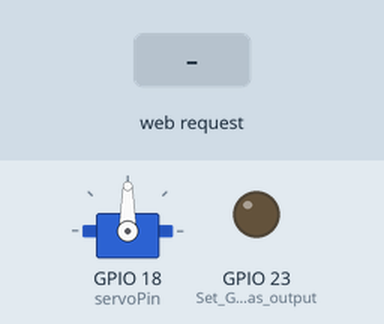
This sketch was run on a simulated ESP32. Parts: servo, output pins drawn as LEDs (lit = HIGH). The inputs (shaded band) are chosen by the test bench. WiFi joins after 1.5 s; servers stay silent unless stated; what the sketch prints to the serial monitor is not drawn.

Above: at 2.7 s.
2.8 s: HTTP request GET /turnled_on received
At 3.6 s:
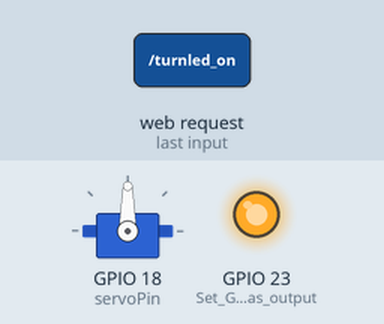
4.3 s: HTTP request GET /on received
At 4.8 s:
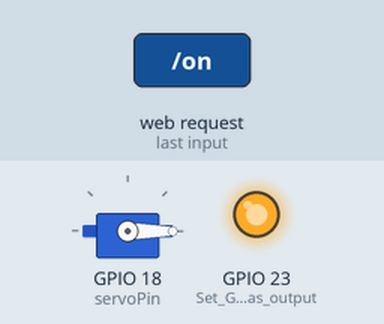
5.8 s: HTTP request GET /turnled_off received
At 7.0 s:
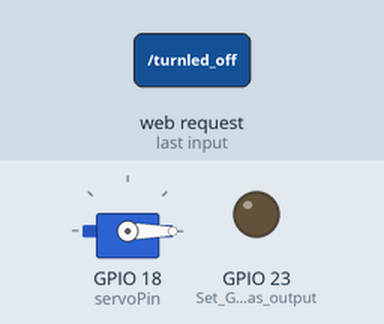
7.3 s: HTTP request GET /angle180 received
At 8.1 s:
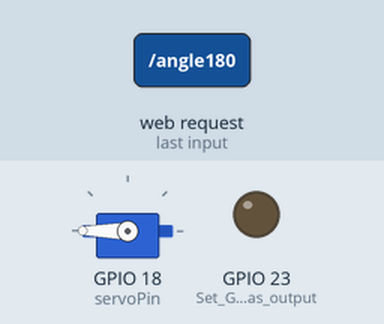
9.8 s: HTTP request GET /turnled_on?value=1 received
At 10.1 s:
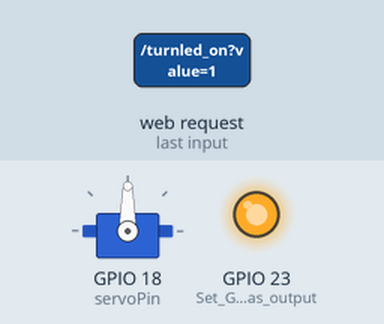
11.3 s: HTTP request GET /angle180?value=1 received
At 12.1 s:
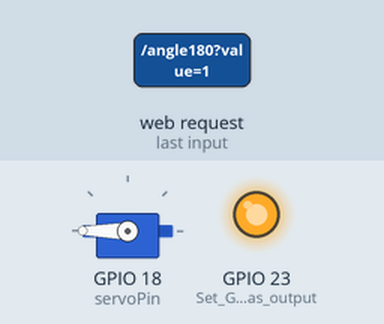
Timing chart, 0 to 14.3 s (numbered marks = the images above; inputs shaded):
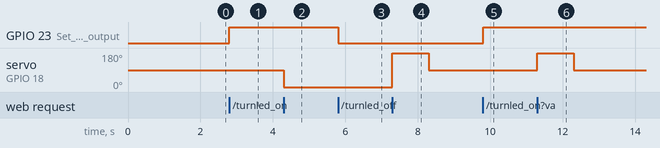

The sketch:

controller_servomoteur.ino
```cpp
#include <WiFi.h>
#include <WebServer.h>
#include <ESP32Servo.h>

// Wi-Fi credentials
const char* ssid = "";
const char* password = "";

// Create server on port 80
WebServer server(80);

// Servo setup
Servo myServo;
const int servoPin = 18; // Connect signal wire here
int currentAngle = 0;

// Web page
const char* webpage = R"rawliteral(
<!DOCTYPE html>
<html>
<head>
  <title>ESP32 Servo Control</title>
  <style>
    body { background-color: black; color: white; text-align: center; padding-top: 50px; }
    .button {
      padding: 20px 40px;
      font-size: 24px;
      background-color: #E2AC0D;
      color: white;
      border: none;
      border-radius: 8px;
      cursor: pointer;
      margin: 10px;
    }
    #statusBox {
      margin-top: 30px;
      font-size: 20px;
      color: #00FF00;
    }
  </style>
</head>
<body>
  <h1>Servo Control Panel</h1>
  <button class="button" onclick="location.href='/on'">TURN ON</button>
  <button class="button" onclick="location.href='/off'">TURN OFF</button>
  <button class="button" onclick="location.href='/turnled_on'">turn on led</button>
  <button class="button" onclick="location.href='/turnled_off'">turn off led</button>
  <br><br>
  <input type="range" min="0" max="180" value="90" id="angleSlider" oninput="updateAngle(this.value)">
  <p>Angle: <span id="angleValue">90</span>°</p>
  <br><br>
  <button class="button" onclick="location.href='/angle180'">angle180</button>

<script>
  function updateAngle(val) {
    document.getElementById("angleValue").innerText = val;
    fetch("/setAngle?value=" + val);
  }
</script>

  <div id="statusBox">
    <p>Servo Angle: <span id="angle">--</span>°</p>
    <p>LED Status: <span id="led">--</span></p>
  </div>

  <script>
    function updateStatus() {
      fetch('/status')
        .then(response => response.json())
        .then(data => {
          document.getElementById("angle").textContent = data.angle;
          document.getElementById("led").textContent = data.led == 1 ? "ON" : "OFF";
        });
    }
    setInterval(updateStatus, 1000); // Refresh every 1 second
    updateStatus(); // Initial call
  </script>
</body>
</html>
)rawliteral";


// Route handlers
void handleRoot() {
  server.send(200, "text/html", webpage);
}

void handleOn() {
  myServo.write(0);  // Move to 0 degrees
  currentAngle = 0;
  Serial.println("Turn ON: Servo moved to 0°");
  server.send(200, "text/html", webpage);
}

void handleOff() {
  myServo.write(90);   // Move to 90 degrees
  currentAngle = 90;
  Serial.println("Turn OFF: Servo moved to 90°");
  server.send(200, "text/html", /*"<h1>Turned OFF (0°)</h1><a href='/'>Back</a>"*/ webpage);
}

void handleStatus() {
  String json = "{";
  json += "\"angle\":" + String(currentAngle) + ",";
  json += "\"led\":" + String(digitalRead(23));
  json += "}";
  server.send(200, "application/json", json);
}


void ledon(){
  digitalWrite(23, HIGH); // Turn LED ON
  Serial.println("led Turn ON");
  server.send(200, "text/html", /*"<h1>Turned OFF (0°)</h1><a href='/'>Back</a>"*/ webpage);
}
void ledoff(){
  digitalWrite(23, LOW); // Turn LED ON
  Serial.println("led Turn OFF");
  server.send(200, "text/html", /*"<h1>Turned OFF (0°)</h1><a href='/'>Back</a>"*/ webpage);
}
// slider mt3 servomoteur
void handleSetAngle() {
  if (server.hasArg("value")) {
    int angle = server.arg("value").toInt();
    angle = constrain(angle, 0, 180);
    myServo.write(angle);
    currentAngle = angle;
    Serial.printf("Servo angle set to %d°\n", angle);
  }
  server.send(200, "text/plain", "OK");
}

void turn180() {
  myServo.write(180); // Move to 180°
  delay(1000);
  myServo.write(90);  // Revenir à 90°
  currentAngle = 90;  // Mettre à jour l'angle
}

void setup() {
  Serial.begin(115200);
  pinMode(23, OUTPUT); // Set GPIO 2 as output

  // Connect to Wi-Fi
  WiFi.begin(ssid, password);
  Serial.print("Connecting to Wi-Fi");
  while (WiFi.status() != WL_CONNECTED) {
    delay(500);
    Serial.print(".");
  }

  Serial.println("\nConnected!");
  Serial.print("IP Address: ");
  Serial.println(WiFi.localIP());

    // Attach servo
  myServo.setPeriodHertz(50); // 50Hz for analog servos
  myServo.attach(servoPin, 500, 2400); // Min/max pulse in µs

  // Setup web server
  //led
  server.on("/turnled_on",ledon);
  server.on("/turnled_off",ledoff);
  server.on("/angle180",turn180);
  //servomoteur
  server.on("/", handleRoot);
  server.on("/on", handleOn);
  server.on("/off", handleOff);
  server.on("/setAngle", handleSetAngle);
  server.on("/status", handleStatus);  // auto refresh statutt !!! of servo

  server.begin();

  Serial.println("Web server started.");


}

void loop() {
  server.handleClient();

}
```

Measured:
- after the input at 2.8 s, GPIO 23 (Set_GPIO_2_as_output): LOW → HIGH at once
- after the input at 4.3 s, servo on GPIO 18 (servoPin): 90° → 0° at once
- after the input at 5.8 s, GPIO 23 (Set_GPIO_2_as_output): HIGH → LOW at once
- after the input at 7.3 s, servo on GPIO 18 (servoPin): 0° → 180° at once, → 90° 1.0 s later
- after the input at 9.8 s, GPIO 23 (Set_GPIO_2_as_output): LOW → HIGH at once
- after the input at 11.3 s, servo on GPIO 18 (servoPin): 90° → 180° at once, → 90° 1.0 s later
